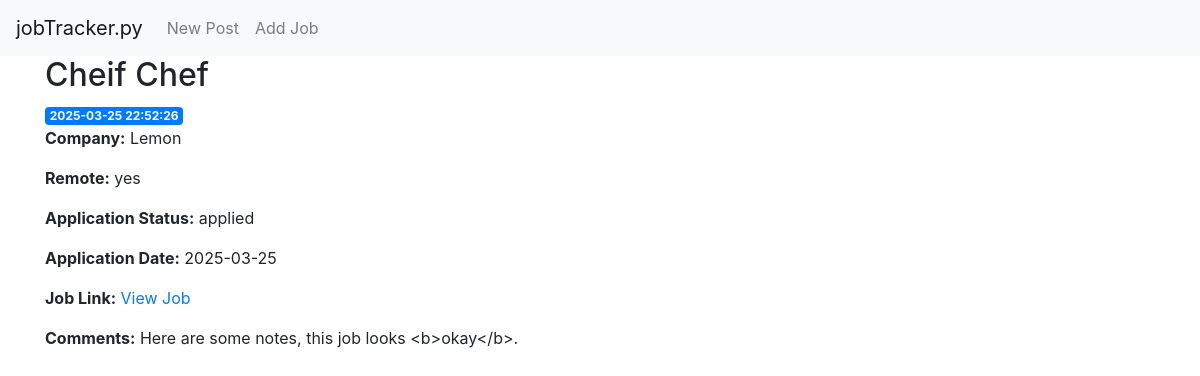
/job/2, run on an earlier commit of the app's database.
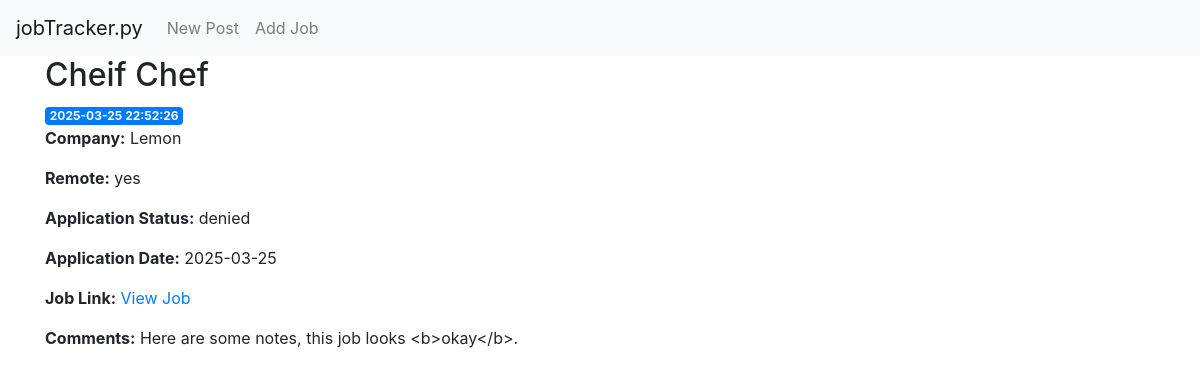
And on a later commit of the database.
### tables this page shows
CREATE TABLE jobs (
    id INTEGER PRIMARY KEY AUTOINCREMENT,
    created TIMESTAMP NOT NULL DEFAULT CURRENT_TIMESTAMP,
    job_title TEXT NOT NULL,
    company TEXT NOT NULL,
    remote_q TEXT CHECK(remote_q IN ('yes', 'no', 'hybrid')) NOT NULL,
    applied TEXT CHECK (applied IN ('applied', 'interested', 'interviewing', 'hired', 'denied')) NOT NULL,
    applied_date DATE,
    link TEXT,
    comments TEXT
);

### app.py (the view)
@app.route('/job/<int:job_id>')
def job(job_id):
    job = get_job(job_id)
    return render_template('job.html', job=job)

### app.py (called while the page is built)
def get_db_connection():
    conn = sqlite3.connect('database.db')
    conn.row_factory = sqlite3.Row
    return conn

def get_job(job_id):
    conn = get_db_connection()
    job = conn.execute('SELECT * FROM jobs WHERE id = ?',
                        (job_id,)).fetchone()
    conn.close()
    if job is None:
        abort(404)
    return job

### templates/job.html
{% extends 'base.html' %}
{% block content %}
    <h2>{% block title %} {{ job['job_title'] }} {% endblock %}</h2>
    <span class="badge badge-primary">{{ job['created'] }}</span>
    <p><strong>Company:</strong> {{ job['company'] }}</p>
    <p><strong>Remote:</strong> {{ job['remote_q'] }}</p>
    <p><strong>Application Status:</strong> {{ job['applied'] }}</p>
    <p><strong>Application Date:</strong> {{ job['applied_date'] if job['applied_date'] else 'N/A' }}</p>
    <p><strong>Job Link:</strong>
        {% if job['link'] %}
            <a href="{{ job['link'] }}" target="_blank">View Job</a>
        {% else %}
            N/A
        {% endif %}
    </p>
    <p><strong>Comments:</strong>
        {% if job['comments'] %}
            {{ job['comments'] }}
        {% else %}
            N/A
        {% endif %}
    </p>
{% endblock %}

What changed in the data, as far as the page shows it:
changed jobs "Cheif Chef": applied "applied" → "denied"
